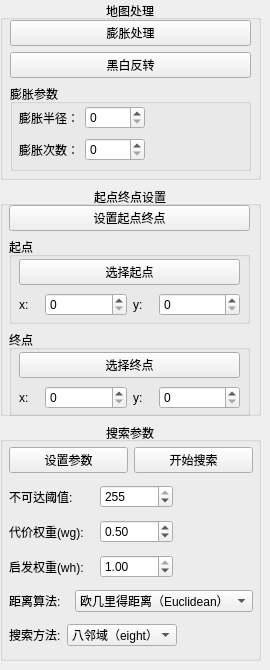
       <widget class="QWidget" name="function_select_tab_2">
        <attribute name="title">
         <string>地图参数</string>
        </attribute>
        <widget class="QWidget" name="verticalLayoutWidget_8">
         <property name="geometry">
          <rect>
           <x>0</x>
           <y>0</y>
           <width>261</width>
           <height>661</height>
          </rect>
         </property>
         <layout class="QVBoxLayout" name="verticalLayout_8">
          <item>
           <widget class="QGroupBox" name="group_map_process">
            <property name="maximumSize">
             <size>
              <width>16777215</width>
              <height>180</height>
             </size>
            </property>
            <property name="title">
             <string>地图处理</string>
            </property>
            <property name="alignment">
             <set>Qt::AlignCenter</set>
            </property>
            <property name="flat">
             <bool>true</bool>
            </property>
            <property name="checkable">
             <bool>false</bool>
            </property>
            <property name="checked">
             <bool>false</bool>
            </property>
            <widget class="QWidget" name="verticalLayoutWidget_5">
             <property name="geometry">
              <rect>
               <x>10</x>
               <y>20</y>
               <width>241</width>
               <height>151</height>
              </rect>
             </property>
             <layout class="QVBoxLayout" name="verticalLayout_5">
              <item>
               <widget class="QPushButton" name="btn_dilate">
                <property name="text">
                 <string>膨胀处理</string>
                </property>
               </widget>
              </item>
              <item>
               <widget class="QPushButton" name="btn_inverse">
                <property name="text">
                 <string>黑白反转</string>
                </property>
               </widget>
              </item>
              <item>
               <widget class="QGroupBox" name="group_dilate">
                <property name="title">
                 <string>膨胀参数</string>
                </property>
                <widget class="QWidget" name="verticalLayoutWidget_6">
                 <property name="geometry">
                  <rect>
                   <x>9</x>
                   <y>19</y>
                   <width>221</width>
                   <height>61</height>
                  </rect>
                 </property>
                 <layout class="QVBoxLayout" name="verticalLayout_6">
                  <item>
                   <layout class="QHBoxLayout" name="horizontalLayout_5">
                    <item>
                     <widget class="QLabel" name="label_3">
                      <property name="maximumSize">
                       <size>
                        <width>60</width>
                        <height>16777215</height>
                       </size>
                      </property>
                      <property name="text">
                       <string>膨胀半径：</string>
                      </property>
                     </widget>
                    </item>
                    <item>
                     <widget class="QSpinBox" name="spin_dilate_radius">
                      <property name="minimumSize">
                       <size>
                        <width>60</width>
                        <height>0</height>
                       </size>
                      </property>
                      <property name="maximum">
                       <number>255</number>
                      </property>
                      <property name="value">
                       <number>0</number>
                      </property>
                     </widget>
                    </item>
                    <item>
                     <spacer name="horizontalSpacer">
                      <property name="orientation">
                       <enum>Qt::Horizontal</enum>
                      </property>
                      <property name="sizeHint" stdset="0">
                       <size>
                        <width>40</width>
                        <height>20</height>
                       </size>
                      </property>
                     </spacer>
                    </item>
                   </layout>
                  </item>
                  <item>
                   <layout class="QHBoxLayout" name="horizontalLayout_4">
                    <item>
                     <widget class="QLabel" name="label_4">
                      <property name="maximumSize">
                       <size>
                        <width>60</width>
                        <height>16777215</height>
                       </size>
                      </property>
                      <property name="text">
                       <string>膨胀次数：</string>
                      </property>
                     </widget>
                    </item>
                    <item>
                     <widget class="QSpinBox" name="spin_dilate_times">
                      <property name="minimumSize">
                       <size>
                        <width>60</width>
                        <height>0</height>
                       </size>
                      </property>
                      <property name="maximum">
                       <number>255</number>
                      </property>
                     </widget>
                    </item>
                    <item>
                     <spacer name="horizontalSpacer_2">
                      <property name="orientation">
                       <enum>Qt::Horizontal</enum>
                      </property>
                      <property name="sizeHint" stdset="0">
                       <size>
                        <width>40</width>
                        <height>20</height>
                       </size>
                      </property>
                     </spacer>
                    </item>
                   </layout>
                  </item>
                 </layout>
                </widget>
               </widget>
              </item>
             </layout>
            </widget>
           </widget>
          </item>
          <item>
           <widget class="QGroupBox" name="groupBox_2">
            <property name="maximumSize">
             <size>
              <width>16777215</width>
              <height>230</height>
             </size>
            </property>
            <property name="title">
             <string>起点终点设置</string>
            </property>
            <property name="alignment">
             <set>Qt::AlignCenter</set>
            </property>
            <property name="flat">
             <bool>true</bool>
            </property>
            <property name="checkable">
             <bool>false</bool>
            </property>
            <widget class="QWidget" name="verticalLayoutWidget_9">
             <property name="geometry">
              <rect>
               <x>9</x>
               <y>19</y>
               <width>241</width>
               <height>211</height>
              </rect>
             </property>
             <layout class="QVBoxLayout" name="verticalLayout_9">
              <item>
               <widget class="QPushButton" name="btn_set_src_dst">
                <property name="text">
                 <string>设置起点终点</string>
                </property>
               </widget>
              </item>
              <item>
               <widget class="QGroupBox" name="groupBox_3">
                <property name="title">
                 <string>起点</string>
                </property>
                <widget class="QWidget" name="verticalLayoutWidget_10">
                 <property name="geometry">
                  <rect>
                   <x>10</x>
                   <y>20</y>
                   <width>221</width>
                   <height>61</height>
                  </rect>
                 </property>
                 <layout class="QVBoxLayout" name="verticalLayout_10">
                  <item>
                   <widget class="QPushButton" name="btn_set_src">
                    <property name="text">
                     <string>选择起点</string>
                    </property>
                   </widget>
                  </item>
                  <item>
                   <layout class="QHBoxLayout" name="horizontalLayout_8">
                    <item>
                     <widget class="QLabel" name="label_5">
                      <property name="maximumSize">
                       <size>
                        <width>20</width>
                        <height>16777215</height>
                       </size>
                      </property>
                      <property name="text">
                       <string>x:</string>
                      </property>
                     </widget>
                    </item>
                    <item>
                     <widget class="QSpinBox" name="spin_src_x">
                      <property name="maximum">
                       <number>5000</number>
                      </property>
                     </widget>
                    </item>
                    <item>
                     <widget class="QLabel" name="label_6">
                      <property name="maximumSize">
                       <size>
                        <width>20</width>
                        <height>16777215</height>
                       </size>
                      </property>
                      <property name="text">
                       <string>y:</string>
                      </property>
                     </widget>
                    </item>
                    <item>
                     <widget class="QSpinBox" name="spin_src_y">
                      <property name="maximum">
                       <number>5000</number>
                      </property>
                     </widget>
                    </item>
                   </layout>
                  </item>
                 </layout>
                </widget>
               </widget>
              </item>
              <item>
               <widget class="QGroupBox" name="groupBox_4">
                <property name="title">
                 <string>终点</string>
                </property>
                <widget class="QWidget" name="verticalLayoutWidget_11">
                 <property name="geometry">
                  <rect>
                   <x>10</x>
                   <y>20</y>
                   <width>221</width>
                   <height>61</height>
                  </rect>
                 </property>
                 <layout class="QVBoxLayout" name="verticalLayout_12">
                  <item>
                   <widget class="QPushButton" name="btn_set_dst">
                    <property name="text">
                     <string>选择终点</string>
                    </property>
                   </widget>
                  </item>
                  <item>
                   <layout class="QHBoxLayout" name="horizontalLayout_10">
                    <item>
                     <widget class="QLabel" name="label_9">
                      <property name="maximumSize">
                       <size>
                        <width>20</width>
                        <height>16777215</height>
                       </size>
                      </property>
                      <property name="text">
                       <string>x:</string>
                      </property>
                     </widget>
                    </item>
                    <item>
                     <widget class="QSpinBox" name="spin_dst_x">
                      <property name="maximum">
                       <number>5000</number>
                      </property>
                     </widget>
                    </item>
                    <item>
                     <widget class="QLabel" name="label_10">
                      <property name="maximumSize">
                       <size>
                        <width>20</width>
                        <height>16777215</height>
                       </size>
                      </property>
                      <property name="text">
                       <string>y:</string>
                      </property>
                     </widget>
                    </item>
                    <item>
                     <widget class="QSpinBox" name="spin_dst_y">
                      <property name="maximum">
                       <number>5000</number>
                      </property>
                     </widget>
                    </item>
                   </layout>
                  </item>
                 </layout>
                </widget>
               </widget>
              </item>
             </layout>
            </widget>
           </widget>
          </item>
          <item>
           <widget class="QGroupBox" name="groupBox_5">
            <property name="title">
             <string>搜索参数</string>
            </property>
            <property name="alignment">
             <set>Qt::AlignCenter</set>
            </property>
            <property name="flat">
             <bool>true</bool>
            </property>
            <widget class="QWidget" name="verticalLayoutWidget_12">
             <property name="geometry">
              <rect>
               <x>9</x>
               <y>19</y>
               <width>244</width>
               <height>211</height>
              </rect>
             </property>
             <layout class="QVBoxLayout" name="verticalLayout_13">
              <item>
               <layout class="QHBoxLayout" name="horizontalLayout_16">
                <item>
                 <widget class="QPushButton" name="btn_set_search_param">
                  <property name="text">
                   <string>设置参数</string>
                  </property>
                 </widget>
                </item>
                <item>
                 <widget class="QPushButton" name="btn_start_search">
                  <property name="text">
                   <string>开始搜索</string>
                  </property>
                 </widget>
                </item>
               </layout>
              </item>
              <item>
               <layout class="QHBoxLayout" name="horizontalLayout_12">
                <item>
                 <widget class="QLabel" name="label_11">
                  <property name="minimumSize">
                   <size>
                    <width>85</width>
                    <height>0</height>
                   </size>
                  </property>
                  <property name="maximumSize">
                   <size>
                    <width>80</width>
                    <height>16777215</height>
                   </size>
                  </property>
                  <property name="text">
                   <string>不可达阈值:</string>
                  </property>
                 </widget>
                </item>
                <item>
                 <widget class="QSpinBox" name="spin_unreachable_threshold">
                  <property name="maximum">
                   <number>255</number>
                  </property>
                  <property name="singleStep">
                   <number>1</number>
                  </property>
                  <property name="value">
                   <number>255</number>
                  </property>
                 </widget>
                </item>
                <item>
                 <spacer name="horizontalSpacer_4">
                  <property name="orientation">
                   <enum>Qt::Horizontal</enum>
                  </property>
                  <property name="sizeType">
                   <enum>QSizePolicy::Fixed</enum>
                  </property>
                  <property name="sizeHint" stdset="0">
                   <size>
                    <width>80</width>
                    <height>20</height>
                   </size>
                  </property>
                 </spacer>
                </item>
               </layout>
              </item>
              <item>
               <layout class="QHBoxLayout" name="horizontalLayout_15">
                <item>
                 <widget class="QLabel" name="label_12">
                  <property name="minimumSize">
                   <size>
                    <width>85</width>
                    <height>0</height>
                   </size>
                  </property>
                  <property name="maximumSize">
                   <size>
                    <width>80</width>
                    <height>16777215</height>
                   </size>
                  </property>
                  <property name="text">
                   <string>代价权重(wg):</string>
                  </property>
                 </widget>
                </item>
                <item>
                 <widget class="QDoubleSpinBox" name="spin_weight_g">
                  <property name="maximum">
                   <double>1.000000000000000</double>
                  </property>
                  <property name="singleStep">
                   <double>0.010000000000000</double>
                  </property>
                  <property name="value">
                   <double>0.500000000000000</double>
                  </property>
                 </widget>
                </item>
                <item>
                 <spacer name="horizontalSpacer_5">
                  <property name="orientation">
                   <enum>Qt::Horizontal</enum>
                  </property>
                  <property name="sizeType">
                   <enum>QSizePolicy::Fixed</enum>
                  </property>
                  <property name="sizeHint" stdset="0">
                   <size>
                    <width>80</width>
                    <height>20</height>
                   </size>
                  </property>
                 </spacer>
                </item>
               </layout>
              </item>
              <item>
               <layout class="QHBoxLayout" name="horizontalLayout_14">
                <item>
                 <widget class="QLabel" name="label_13">
                  <property name="minimumSize">
                   <size>
                    <width>85</width>
                    <height>0</height>
                   </size>
                  </property>
                  <property name="maximumSize">
                   <size>
                    <width>80</width>
                    <height>16777215</height>
                   </size>
                  </property>
                  <property name="text">
                   <string>启发权重(wh):</string>
                  </property>
                 </widget>
                </item>
                <item>
                 <widget class="QDoubleSpinBox" name="spin_weight_h">
                  <property name="maximum">
                   <double>1.000000000000000</double>
                  </property>
                  <property name="singleStep">
                   <double>0.010000000000000</double>
                  </property>
                  <property name="value">
                   <double>1.000000000000000</double>
                  </property>
                 </widget>
                </item>
                <item>
                 <spacer name="horizontalSpacer_6">
                  <property name="orientation">
                   <enum>Qt::Horizontal</enum>
                  </property>
                  <property name="sizeType">
                   <enum>QSizePolicy::Fixed</enum>
                  </property>
                  <property name="sizeHint" stdset="0">
                   <size>
                    <width>80</width>
                    <height>20</height>
                   </size>
                  </property>
                 </spacer>
                </item>
               </layout>
              </item>
              <item>
               <layout class="QHBoxLayout" name="horizontalLayout_13">
                <item>
                 <widget class="QLabel" name="label_14">
                  <property name="maximumSize">
                   <size>
                    <width>60</width>
                    <height>16777215</height>
                   </size>
                  </property>
                  <property name="text">
                   <string>距离算法:</string>
                  </property>
                 </widget>
                </item>
                <item>
                 <widget class="QComboBox" name="combo_distance_method">
                  <item>
                   <property name="text">
                    <string>欧几里得距离（Euclidean）</string>
                   </property>
                  </item>
                  <item>
                   <property name="text">
                    <string>对角距离（Diagonal）</string>
                   </property>
                  </item>
                  <item>
                   <property name="text">
                    <string>曼哈顿距离（Manhattan）</string>
                   </property>
                  </item>
                 </widget>
                </item>
               </layout>
              </item>
              <item>
               <layout class="QHBoxLayout" name="horizontalLayout_11">
                <item>
                 <widget class="QLabel" name="label_15">
                  <property name="maximumSize">
                   <size>
                    <width>60</width>
                    <height>16777215</height>
                   </size>
                  </property>
                  <property name="text">
                   <string>搜索方法:</string>
                  </property>
                 </widget>
                </item>
                <item>
                 <widget class="QComboBox" name="combo_search_method">
                  <property name="minimumSize">
                   <size>
                    <width>110</width>
                    <height>0</height>
                   </size>
                  </property>
                  <item>
                   <property name="text">
                    <string>八邻域（eight）</string>
                   </property>
                  </item>
                  <item>
                   <property name="text">
                    <string>四邻域（four）</string>
                   </property>
                  </item>
                 </widget>
                </item>
                <item>
                 <spacer name="horizontalSpacer_7">
                  <property name="orientation">
                   <enum>Qt::Horizontal</enum>
                  </property>
                  <property name="sizeHint" stdset="0">
                   <size>
                    <width>40</width>
                    <height>20</height>
                   </size>
                  </property>
                 </spacer>
                </item>
               </layout>
              </item>
             </layout>
            </widget>
           </widget>
          </item>
         </layout>
        </widget>
       </widget>
